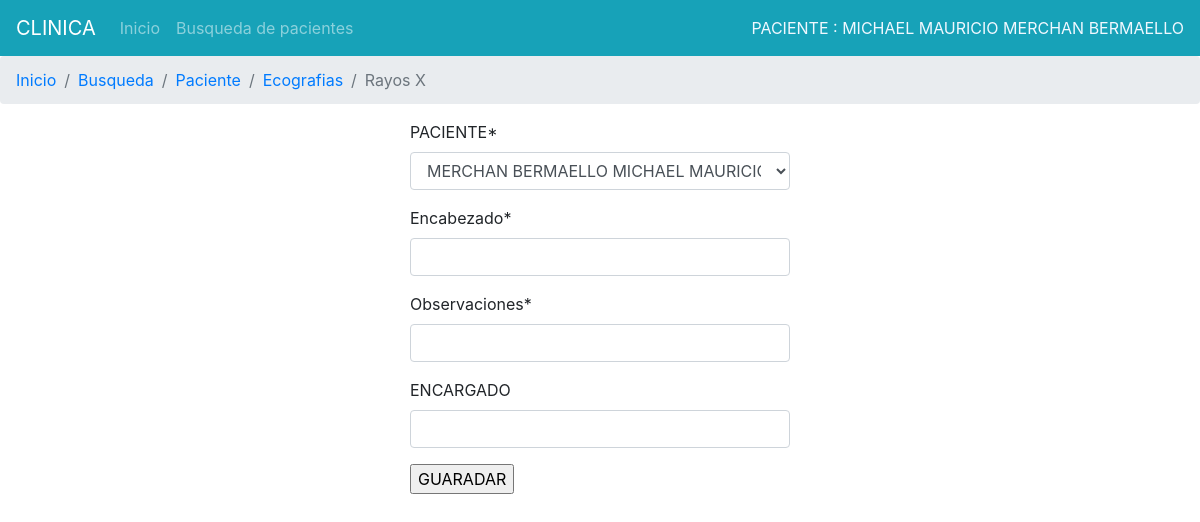
Page /registros/rayosx/1 on the committed database.
### Registros/models.py (models this page shows, shortened)
class Paciente(models.Model):
	cedula=models.CharField(max_length=13,unique=True,verbose_name='Cedula de indentidad')
	nombre1=models.CharField(max_length=50,verbose_name='Primer nombre')
	nombre2=models.CharField(max_length=50,verbose_name='Segundo nombre')
	apellPadre=models.CharField(max_length=50,verbose_name='Apellido paterno')
	apellMadre=models.CharField(max_length=50,verbose_name='Apellido materno')
	sexo=models.CharField(max_length=2,choices=(('F', 'Femenino'),('M', 'Masculino'),))
	direccion=models.CharField(max_length=100,verbose_name='DIRECCION DOMICILIARIA')
	fechNacimiento=models.DateField('fecha de naciemiento',default=timezone.now)
	lugarNacimiento=models.CharField(max_length=100,verbose_name='LUGAR DE NACIMIENTO')
	nacionalidad=models.CharField(max_length=100,verbose_name='NACIONALIDAD')
	grupoCultural=models.CharField(max_length=100,verbose_name='GRUPO CULTURAL')
	estadoCivil=models.CharField(max_length=3,choices=(('SOL', 'Soltero'),('CAS', 'Casado'),('DIV', 'Divorciado'),('VIU', 'Viudo'),('UNL', 'Unión libre')))
	instruccion=models.CharField(max_length=100,verbose_name='INSTRUCION EDUCATIVA')
	ocupacion=models.CharField(max_length=100,verbose_name='OCUPACION')
	empresa=models.CharField(max_length=100,verbose_name='EMPRESA')
	tipo_sangre=models.CharField(max_length=100,verbose_name='TIPO DE SANGRE')
	tipo_seguro=models.CharField(max_length=100,verbose_name='TIPO DE SEGURIDAD')
	telefono=models.CharField(max_length=9,verbose_name='Telefono del paciente')
	celular=models.CharField(max_length=10,verbose_name='Celular del paciente')
	correo=models.EmailField(verbose_name='Correo del paciente')
	pariente=models.CharField(max_length=100,verbose_name='NOMBRE PARIENTE')
	parentesco=models.CharField(max_length=100,verbose_name='Parentesco')
	telefono_pariente=models.CharField(max_length=9,verbose_name='Telefono del pariente')
	celular_pariente=models.CharField(max_length=10,verbose_name='Celular del referido')
	foto=models.ImageField(upload_to='fotos', null=True,blank=True)
	fech_creado=models.DateTimeField(auto_now_add=True,verbose_name='Fecha de admision')
	fech_actualizado=models.DateTimeField(auto_now=True,verbose_name='FECHA DE ACTUALIZACION')
	def __str__(self):
		return self.apellPadre+' '+self.apellMadre+' '+self.nombre1+' '+self.nombre2

### Registros/views.py (the view, shortened to what this page needs)
# urls.py: path('rayosx/<ident>', views.RayosxCreate.as_view(),name='rayosx'),
class RayosxCreate(CreateView):
    model = rayosx
    fields='__all__'
    template_name='registros/base_ecografias_form.html'
    def get_initial(self, **kwargs):
        return get_initial_pri(self, **kwargs)
    def get_context_data(self, **kwargs):
        extrainfo={'title':'Rayos X','page':'Rayos X'}
        return get_context_data_pri(self,RayosxCreate,extrainfo, **kwargs)

### Registros/views.py (called while the page is built)
def get_initial_pri(self, **kwargs):
    parametro = self.kwargs.get('ident',None)
    paciente = Paciente.objects.get(pk=parametro)
    return {'paciente':paciente,}

def get_context_data_pri(self, nomclass,extra,**kwargs):
    parametro = self.kwargs.get('ident',None)
    paciente = Paciente.objects.get(pk=parametro)
    context = super(nomclass, self).get_context_data(**kwargs)
    context['paciente']= paciente
    context['extrainfo'] = extra
    print(context)
    return context

### Registros/templates/registros/base_ecografias_form.html (shortened to what this page needs)
{% extends 'registros/base.html' %}
{% load crispy_forms_tags %}
{% block principal %}
<li class="nav-item">
  <a class="nav-link" href="{% url 'registros:index'%}">Inicio</a>
</li>
<li class="nav-item">
  <a class="nav-link" href="{% url 'registros:buscar'%}">Busqueda de pacientes</a>
</li>
{% endblock %}
{%block derecha%}
<div style="color:aliceblue">PACIENTE : {{paciente.nombre1}}&nbsp{{paciente.nombre2}}&nbsp{{paciente.apellPadre}}&nbsp{{paciente.apellMadre}}
</div>
{%endblock%}
{% block lista %}
<li class="breadcrumb-item"><a href="{% url 'registros:index'%}">Inicio</a></li>
<li class="breadcrumb-item"><a href="{% url 'registros:buscar'%}">Busqueda</a></li>
<li class="breadcrumb-item"><a href="{% url 'registros:paciente' ident=paciente.pk %}">Paciente</a></li>
<li class="breadcrumb-item"><a href="{% url 'registros:ecografia' ident=paciente.pk %}">Ecografias</a></li>
<li class="breadcrumb-item active" aria-current="page">{{extrainfo.page}}</li>
{% endblock %}
{% block content %}
<div class="row">
  <div class="col-md-4">
    </div>
<div class="col-md-4">
    <form method="post">{% csrf_token %}
        {{ form|crispy }}
        <input type="submit" value="GUARADAR">
    </form>
</div>
</div>
{% endblock %}

### rows in the picture
Paciente: nombre1 "MICHAEL", nombre2 "MAURICIO", apellPadre "MERCHAN", apellMadre "BERMAELLO"

### other values in the picture
{{ extrainfo.page }} "Rayos X"
